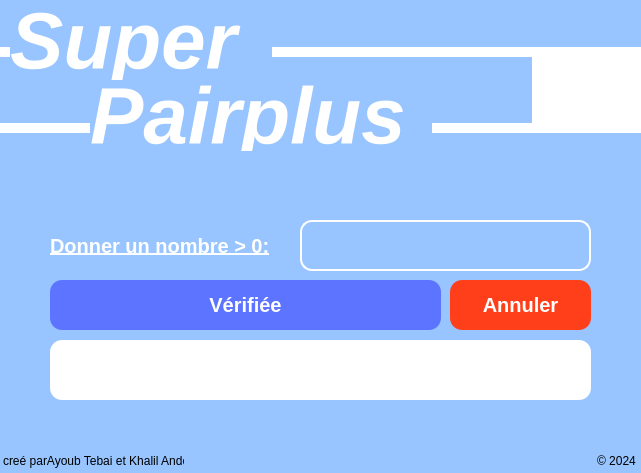
<?xml version="1.0" encoding="UTF-8"?>
<ui version="4.0">
 <class>Pair</class>
 <widget class="QWidget" name="Pair">
  <property name="geometry">
   <rect>
    <x>0</x>
    <y>0</y>
    <width>641</width>
    <height>473</height>
   </rect>
  </property>
  <property name="minimumSize">
   <size>
    <width>641</width>
    <height>473</height>
   </size>
  </property>
  <property name="maximumSize">
   <size>
    <width>641</width>
    <height>473</height>
   </size>
  </property>
  <property name="cursor">
   <cursorShape>PointingHandCursor</cursorShape>
  </property>
  <property name="windowTitle">
   <string>Super Pairplus</string>
  </property>
  <property name="styleSheet">
   <string notr="true">background-color: rgb(152, 197, 255);
color: rgb(255, 255, 255);</string>
  </property>
  <widget class="QLabel" name="label">
   <property name="geometry">
    <rect>
     <x>10</x>
     <y>0</y>
     <width>251</width>
     <height>81</height>
    </rect>
   </property>
   <property name="font">
    <font>
     <pointsize>60</pointsize>
     <weight>75</weight>
     <italic>true</italic>
     <bold>true</bold>
     <strikeout>false</strikeout>
     <kerning>true</kerning>
    </font>
   </property>
   <property name="text">
    <string>Super</string>
   </property>
  </widget>
  <widget class="QLabel" name="label_2">
   <property name="geometry">
    <rect>
     <x>90</x>
     <y>80</y>
     <width>351</width>
     <height>71</height>
    </rect>
   </property>
   <property name="font">
    <font>
     <pointsize>60</pointsize>
     <weight>75</weight>
     <italic>true</italic>
     <bold>true</bold>
     <strikeout>false</strikeout>
     <kerning>true</kerning>
    </font>
   </property>
   <property name="text">
    <string>Pairplus</string>
   </property>
  </widget>
  <widget class="QLineEdit" name="num">
   <property name="geometry">
    <rect>
     <x>300</x>
     <y>220</y>
     <width>291</width>
     <height>51</height>
    </rect>
   </property>
   <property name="font">
    <font>
     <pointsize>15</pointsize>
     <weight>50</weight>
     <italic>false</italic>
     <bold>false</bold>
     <underline>false</underline>
     <strikeout>false</strikeout>
     <stylestrategy>PreferDefault</stylestrategy>
     <kerning>true</kerning>
    </font>
   </property>
   <property name="tabletTracking">
    <bool>false</bool>
   </property>
   <property name="toolTip">
    <string>&lt;html&gt;&lt;head/&gt;&lt;body&gt;&lt;p align=&quot;center&quot;&gt;fdsf&lt;/p&gt;&lt;/body&gt;&lt;/html&gt;</string>
   </property>
   <property name="whatsThis">
    <string>&lt;html&gt;&lt;head/&gt;&lt;body&gt;&lt;p align=&quot;center&quot;&gt;&lt;br/&gt;&lt;/p&gt;&lt;/body&gt;&lt;/html&gt;</string>
   </property>
   <property name="autoFillBackground">
    <bool>false</bool>
   </property>
   <property name="styleSheet">
    <string notr="true">color: rgb(255, 255, 255);
border: 2px solid rgb(255, 255, 255);
padding-left: 15px;
border-radius: 12px</string>
   </property>
   <property name="text">
    <string/>
   </property>
  </widget>
  <widget class="QLabel" name="label_3">
   <property name="geometry">
    <rect>
     <x>50</x>
     <y>235</y>
     <width>241</width>
     <height>21</height>
    </rect>
   </property>
   <property name="font">
    <font>
     <pointsize>15</pointsize>
     <weight>75</weight>
     <bold>true</bold>
     <underline>true</underline>
     <strikeout>false</strikeout>
    </font>
   </property>
   <property name="text">
    <string>Donner un nombre &gt; 0:</string>
   </property>
  </widget>
  <widget class="QLabel" name="label_4">
   <property name="geometry">
    <rect>
     <x>432</x>
     <y>123</y>
     <width>400</width>
     <height>10</height>
    </rect>
   </property>
   <property name="styleSheet">
    <string notr="true">background-color: rgb(255, 255, 255);</string>
   </property>
   <property name="text">
    <string/>
   </property>
  </widget>
  <widget class="QLabel" name="label_5">
   <property name="geometry">
    <rect>
     <x>272</x>
     <y>47</y>
     <width>460</width>
     <height>10</height>
    </rect>
   </property>
   <property name="styleSheet">
    <string notr="true">background-color: rgb(255, 255, 255);</string>
   </property>
   <property name="text">
    <string/>
   </property>
  </widget>
  <widget class="QLabel" name="label_6">
   <property name="geometry">
    <rect>
     <x>-310</x>
     <y>123</y>
     <width>400</width>
     <height>10</height>
    </rect>
   </property>
   <property name="styleSheet">
    <string notr="true">background-color: rgb(255, 255, 255);</string>
   </property>
   <property name="text">
    <string/>
   </property>
  </widget>
  <widget class="QLabel" name="label_7">
   <property name="geometry">
    <rect>
     <x>-390</x>
     <y>47</y>
     <width>400</width>
     <height>10</height>
    </rect>
   </property>
   <property name="styleSheet">
    <string notr="true">background-color: rgb(255, 255, 255);</string>
   </property>
   <property name="text">
    <string/>
   </property>
  </widget>
  <widget class="QPushButton" name="btn">
   <property name="geometry">
    <rect>
     <x>50</x>
     <y>280</y>
     <width>391</width>
     <height>50</height>
    </rect>
   </property>
   <property name="font">
    <font>
     <pointsize>15</pointsize>
     <weight>75</weight>
     <bold>true</bold>
    </font>
   </property>
   <property name="cursor">
    <cursorShape>PointingHandCursor</cursorShape>
   </property>
   <property name="styleSheet">
    <string notr="true">background-color: rgb(92, 116, 255);
color: rgb(255, 255, 255);
border-radius: 12px</string>
   </property>
   <property name="text">
    <string>Vérifiée</string>
   </property>
  </widget>
  <widget class="QLabel" name="label_8">
   <property name="geometry">
    <rect>
     <x>532</x>
     <y>52</y>
     <width>111</width>
     <height>71</height>
    </rect>
   </property>
   <property name="styleSheet">
    <string notr="true">background-color: rgb(255, 255, 255);</string>
   </property>
   <property name="text">
    <string/>
   </property>
   <property name="pixmap">
    <pixmap>s100.png</pixmap>
   </property>
  </widget>
  <widget class="QLabel" name="result">
   <property name="geometry">
    <rect>
     <x>50</x>
     <y>340</y>
     <width>541</width>
     <height>60</height>
    </rect>
   </property>
   <property name="font">
    <font>
     <pointsize>10</pointsize>
     <weight>75</weight>
     <bold>true</bold>
    </font>
   </property>
   <property name="focusPolicy">
    <enum>Qt::WheelFocus</enum>
   </property>
   <property name="styleSheet">
    <string notr="true">background-color: rgb(255, 255, 255);
color: rgb(0, 0, 0);
border-radius: 12px;
padding-left: 10px;
padding-right: 10px;
padding-top: 5px;
padding-bottom: 5px;</string>
   </property>
   <property name="text">
    <string>&lt;html&gt;&lt;head/&gt;&lt;body&gt;&lt;p align=&quot;center&quot;&gt;&lt;br/&gt;&lt;/p&gt;&lt;/body&gt;&lt;/html&gt;</string>
   </property>
   <property name="wordWrap">
    <bool>true</bool>
   </property>
  </widget>
  <widget class="QPushButton" name="reset">
   <property name="geometry">
    <rect>
     <x>450</x>
     <y>280</y>
     <width>141</width>
     <height>50</height>
    </rect>
   </property>
   <property name="font">
    <font>
     <pointsize>15</pointsize>
     <weight>75</weight>
     <bold>true</bold>
    </font>
   </property>
   <property name="cursor">
    <cursorShape>PointingHandCursor</cursorShape>
   </property>
   <property name="styleSheet">
    <string notr="true">color: rgb(255, 255, 255);
background-color: rgb(255, 63, 25);
border-radius: 12px</string>
   </property>
   <property name="text">
    <string>Annuler</string>
   </property>
  </widget>
  <widget class="QLabel" name="label_9">
   <property name="geometry">
    <rect>
     <x>3</x>
     <y>453</y>
     <width>181</width>
     <height>16</height>
    </rect>
   </property>
   <property name="styleSheet">
    <string notr="true">color: rgb(0, 0, 0);</string>
   </property>
   <property name="text">
    <string>creé parAyoub Tebai et Khalil Andolsi</string>
   </property>
  </widget>
  <widget class="QLabel" name="label_10">
   <property name="geometry">
    <rect>
     <x>597</x>
     <y>453</y>
     <width>41</width>
     <height>16</height>
    </rect>
   </property>
   <property name="styleSheet">
    <string notr="true">color: rgb(0, 0, 0);</string>
   </property>
   <property name="text">
    <string>© 2024</string>
   </property>
  </widget>
 </widget>
 <resources/>
 <connections/>
</ui>
